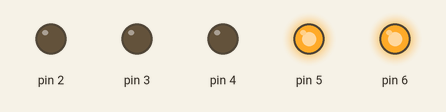
This sketch was run on a simulated Arduino Uno, built with avr-gcc and run on an emulated ATmega328P. Parts: output pins drawn as LEDs (lit = HIGH). Pins used as bus, display or sensor lines are not drawn.

Above: at 1.0 s.
At 2.0 s:
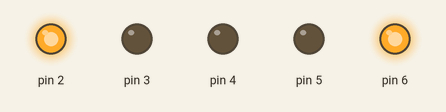
At 3.0 s:
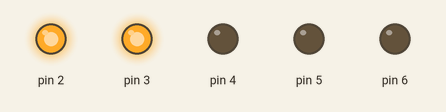
At 4.0 s:
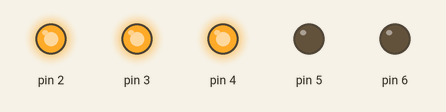
At 5.0 s:
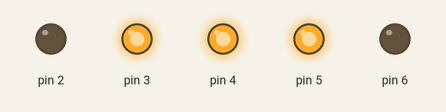
At 6.0 s:
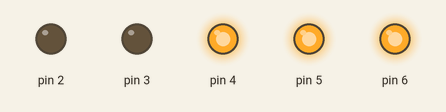
Timing chart, 0 to 8.3 s (numbered marks = the images above):
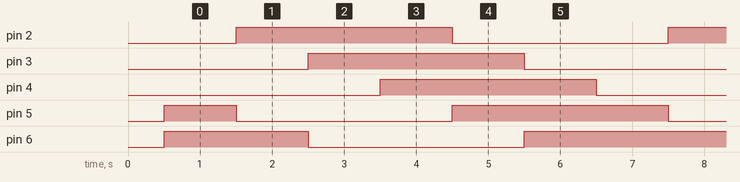

The sketch:

test.ino
```cpp
/*
 * 3 PHASE INDUCTION MOTOR
 * Author: B Suyog , K Chetan
 *
 * Test Code for 3 PHASE INDUCTION MOTOR
 * date: 18 june 2023
*/

int delayTime = 1000;

void start_motor();
void stop_motor();

void setup() {
  // put your setup code here, to run once:
  pinMode(1,OUTPUT);
  pinMode(2,OUTPUT);
  pinMode(3,OUTPUT);
  pinMode(4,OUTPUT);
  pinMode(5,OUTPUT);
  pinMode(6,OUTPUT);

  Serial.begin(115200);
  delay(500);

}

void loop(){
   start_motor();
}

void start_motor() {

  //1 5 6
  digitalWrite(1,HIGH);
  digitalWrite(5,HIGH);
  digitalWrite(6,HIGH);
  digitalWrite(4,LOW);
  delay(delayTime);
  //1,2,6
  digitalWrite(1,HIGH);
  digitalWrite(6,HIGH);
  digitalWrite(2,HIGH);
  digitalWrite(5, LOW);
  delay(delayTime);
  //1 ,2 ,3
  digitalWrite(1,HIGH);
  digitalWrite(3,HIGH);
  digitalWrite(2,HIGH);
  digitalWrite(6,LOW);
  delay(delayTime);
  //2, 3 4
  digitalWrite(4,HIGH);
  digitalWrite(3,HIGH);
  digitalWrite(2,HIGH);
  digitalWrite(1,LOW);
  delay(delayTime);
  // 3, 4,5
  digitalWrite(4,HIGH);
  digitalWrite(3,HIGH);
  digitalWrite(5,HIGH);
  digitalWrite(2,LOW);
  delay(delayTime);
  // 4 ,5 6
  digitalWrite(4,HIGH);
  digitalWrite(6,HIGH);
  digitalWrite(5,HIGH);
  digitalWrite(3,LOW);
  delay(delayTime);

  //take_Current_Value();
}

void stop_motor(){
  digitalWrite(1,LOW);
  digitalWrite(2,LOW);
  digitalWrite(3,LOW);
  digitalWrite(4,LOW);
  digitalWrite(5,LOW);
  digitalWrite(6,LOW);
}
```

Measured:
- by itself, pin 2–4: alternates HIGH for 3.0 s and LOW for 3.0 s
- by itself, pin 5, pin 6: repeats every 6.0 s: LOW 3.0 s, HIGH 3.0 s
- by itself, everything shown: repeats every 6.0 s, in 6 steps
